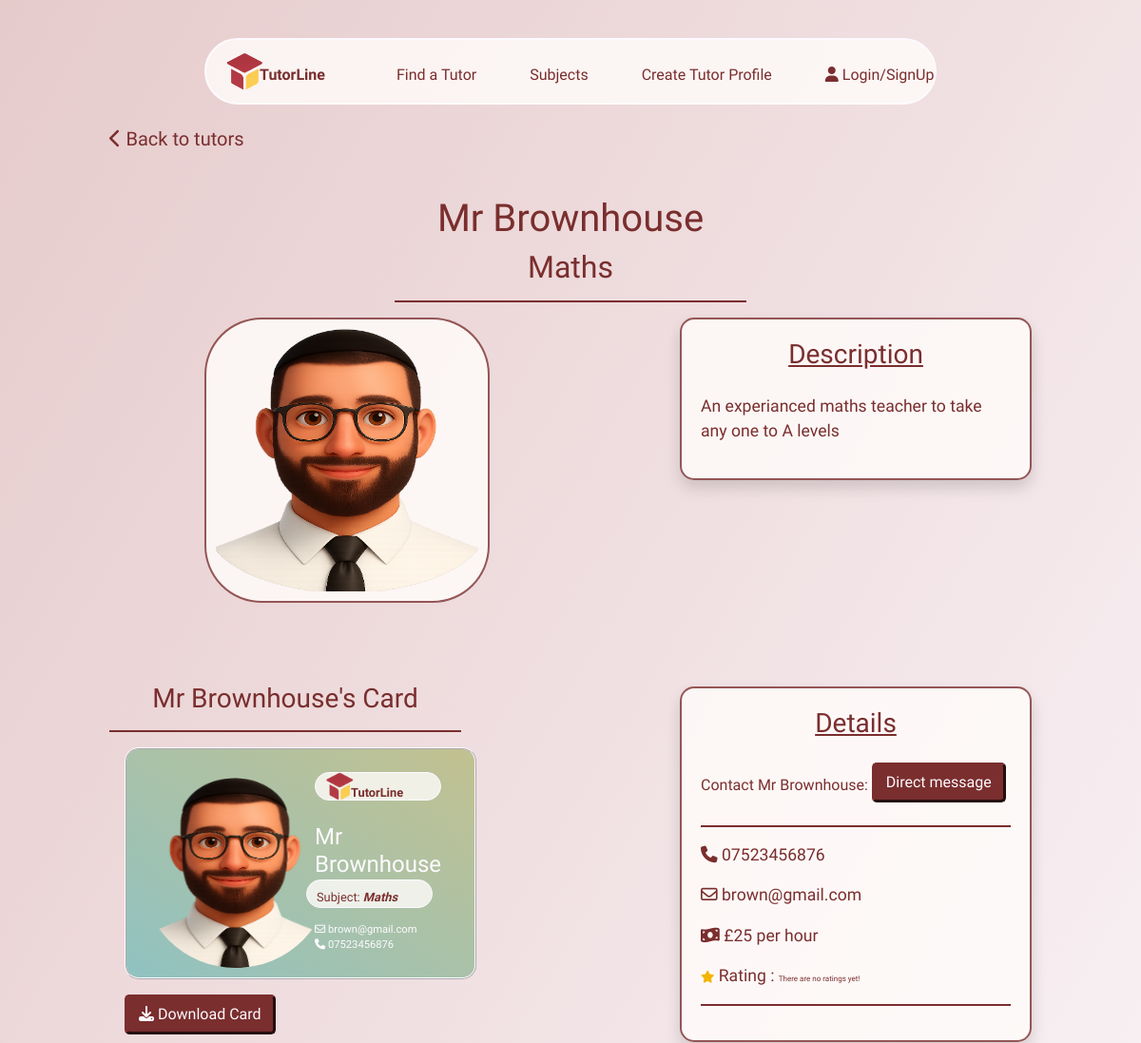
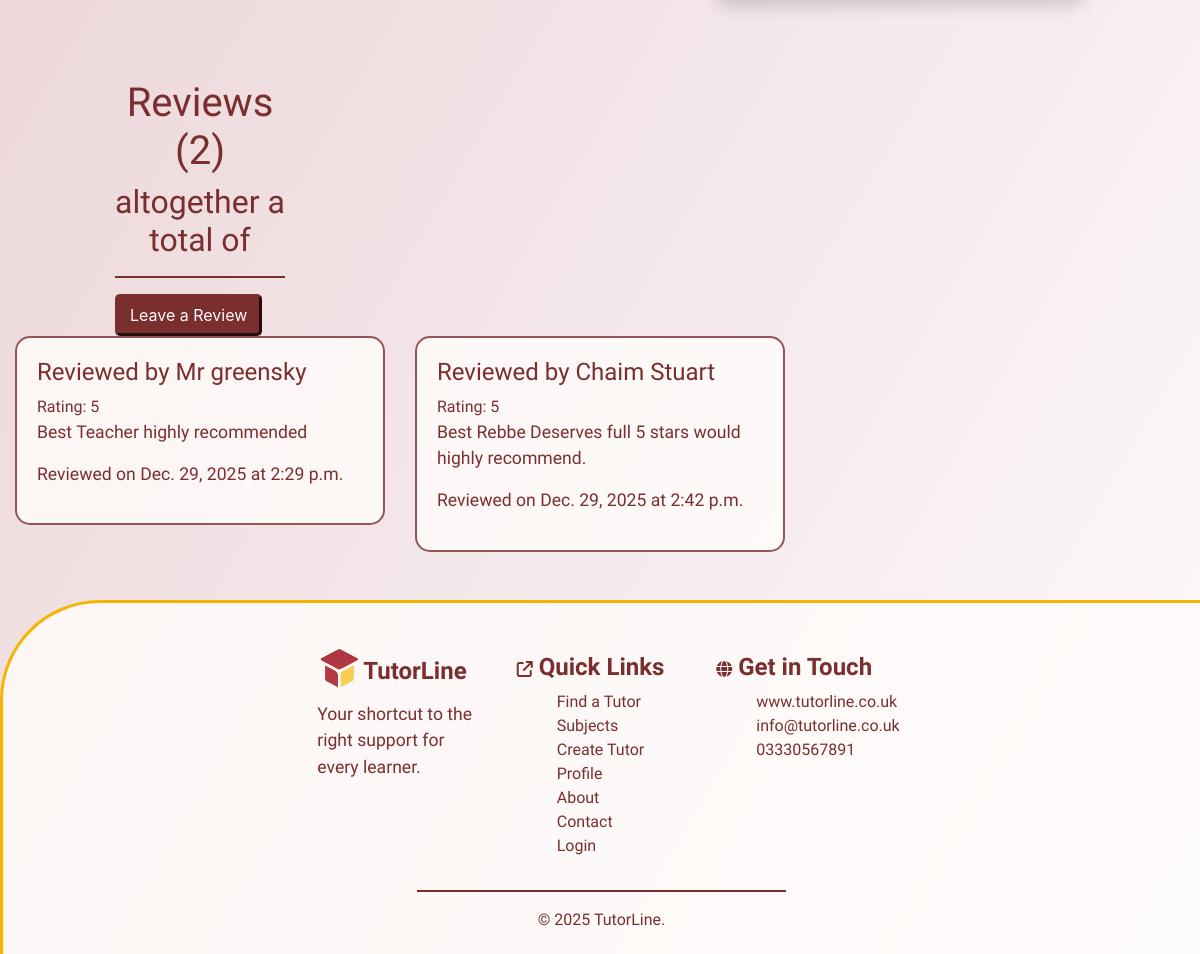
The app's page /tutors/8 with its own data (2 pictures, top to bottom).
### tutors/models.py (models this page shows, shortened)
class Tutors(models.Model):
    class Meta:
        verbose_name_plural = "Tutors"
    name = models.CharField(max_length=254)
    location = models.ForeignKey('Location', null=True, blank=True,
                                 on_delete=models.SET_NULL)
    category = models.ForeignKey('Category', null=True, blank=True,
                                 on_delete=models.SET_NULL)
    date_added = models.DateField(auto_now=True)
    subject = models.CharField(max_length=254)
    price = models.IntegerField()
    active = models.BooleanField(default=True)
    description = models.TextField()
    email = models.EmailField()
    phone = models.CharField(max_length=14)
    rating = models.IntegerField(default=0)
    image = models.ImageField(blank=True, null=True)
    is_male = models.BooleanField()
    color_1 = models.IntegerField(default=rand)
    color_2 = models.IntegerField(default=rand)
    color_3 = models.IntegerField(default=rand)

class Reviews(models.Model):
    class Meta:
        verbose_name_plural = "Reveiws"
    name = models.CharField(max_length=254)
    tutor = models.ForeignKey('Tutors', related_name='reviews',
                                on_delete=models.CASCADE)
    rating = models.IntegerField(default=0)
    review = models.TextField(blank=True, null=True)
    date = models.DateField(auto_now=True)
    time = models.TimeField(auto_now=True)

### tutors/views.py (the view)
# urls.py: path('<int:tutor_id>', views.tutor_details, name='tutor_details'),
def tutor_details(request, tutor_id):
    tutor = get_object_or_404(Tutors, pk=tutor_id)
    reviews = Reviews.objects.filter(tutor=tutor)
    template = 'tutors/tutor-details.html'
    context = {
        'tutor': tutor,
        'reviews': reviews,
        }
    return render(request, template, context)

### tutors/templates/tutors/tutor-details.html (shortened to what this page needs)
{% extends "base.html" %}
{% load static %}
{% block extracss%}
<link rel="stylesheet" href="{% static 'css/tutors.css' %}">
<link rel="stylesheet" href="{% static 'css/tutor-details.css' %}">
{% endblock %}
{% block content %}
<div class="container-fluid mt-4">
    <div class="row">
        <div class="col-1"></div>
        <div class="col-4">
            <h5><a href="{% url 'tutors' %}"><i class="fa-solid fa-chevron-left"></i> Back to tutors</a></h5>
        </div>
        <div class="col-7"></div>
    </div>
</div>
<div class="container-fluid">
    <div class="row">
        <div class="col-4"></div>
        <div class="col-4">
            <h1>{{ tutor.name }}</h1>
            <h2>{{ tutor.subject }}</h2>
            <hr>
        </div>
        <div class="col-4"></div>
    </div>
</div>
<section>
    <div class="container-fluid">
        <div class="row">
            <div class="col-2"></div>
            <div class="col-3">
                {% if tutor.image %}
                    <img src="{{ tutor.image.url }}" class="main-image"  alt="{{ tutor.name }}">
                {% else %}
                    {% if tutor.is_male == True %}
                        <img src="/media/placeholder_male2.png" class="main-image" alt="{{ tutor.name }}">
                    {% else %}
                        <img src="/media/placeholder_female.png" class="main-image"  alt="{{ tutor.name }}">
                    {% endif %}
                {% endif %}
            </div>
            <div class="col-2"></div>
            <div class="col-4">
                <div class="description shadow">
                    <h3 class="mb-4"><u>Description</u></h3>
                    <p>{{ tutor.description }}</p>
                </div>
            </div>
            <div class="col-1"></div>
        </div>
        <div class="row">
            <div class="col-1"></div>
            <div class="col-4">
                <h3 class="mt-3">{{ tutor.name }}'s Card</h3>
                <hr>
                <div class="row image-box mx-3"
                    style="background-image: linear-gradient(to bottom left, rgb({{ tutor.color_1 }}, {{ tutor.color_2 }}, {{ tutor.color_3 }}), rgb({{ tutor.color_3 }}, {{ tutor.color_1 }}, {{ tutor.color_2 }}))">
                    <div class="col-6">
                        {% if tutor.image %}
                        <img src="{{ tutor.image.url }}" class="tutor-image"  alt="{{ tutor.name }}">
                        {% else %}
                            {% if tutor.is_male == True %}
                            <img src="/media/placeholder_male2.png" class="tutor-image" alt="{{ tutor.name }}">
                            {% else %}
                            <img src="/media/placeholder_female.png" class="tutor-image"  alt="{{ tutor.name }}">
                            {% endif %}
                        {% endif %}
                    </div>
                    <div class="col-6 mt-1">
                        <h4 class="card-logo">
                            <img src="/media/logo.png" alt="logo" class="card-logo-image">
                            <span class="logo-text"><strong>TutorLine</strong></span>
                        </h4>
                        <h4 class="mt-4">{{ tutor.name }}</h4>
                        <h5 class="card-logo logo-text">Subject: <strong><em>{{ tutor.subject }}</em></strong></h5>
                        <div class="b-c-email"><i class="fa-regular fa-envelope"></i> {{ tutor.email }}</div>
                        <div class="b-c-email"><i class="fa-solid fa-phone"></i> {{ tutor.phone }}</div>
                    </div>
                </div>
                <button id="download-card" class="btn btn-btn mt-3 mx-3">
                    <i class="fa-solid fa-download"></i> Download Card
                </button>
            </div>
            <div class="col-2"></div>
            <div class="col-4">
                <div class="details shadow">
                    <h3 class="mb-4"><u>Details</u></h3>
                    <span>Contact {{ tutor.name }}: </span><button class="btn btn-btn mb-2"><a href="">Direct message</a></button>
                    <hr>
                    <p><i class="fa-solid fa-phone"></i><a href="tel:{{ tutor.phone }}"> {{ tutor.phone }}</a></p>
                    <p><i class="fa-regular fa-envelope"></i> <a href="mailto:{{ tutor.email }}">{{ tutor.email }}</a></p>
                    <p><i class="fa-solid fa-money-bill-wave"></i> £{{ tutor.price }} per hour</p>
                    <p>
                        <i class="fa-solid fa-star stars"></i> Rating : {% if tutor.rating == 0 %} <span class="no-rating">There are no ratings yet!</span>{% else %}{{ tutor.rating }}{% endif %}
                    </p>
                    <hr>
                </div>
            </div>
            <div class="col-1"></div>
        </div>
    </div>
</section>
<section>
    <div class="container-fluid">
        <div class="row">
            <div class="col-1"></div>
            <div class="col-2">
                <h1>Reviews ({{ reviews.count }})</h1>
                <h2> altogether a total of{{ total }}</h2>
                <hr>
                <button class="btn btn-btn"><a href="{% url 'review_tutor' tutor.id %}">Leave a Review</a></button>
            </div>
            <div class="col-9"></div>
        </div>
        <div class="row">
        {% if reviews %}
            {% for review in reviews %}
            <div class="col-4">
                <div class="review-box">
                    <h4>Reviewed by {{ review.name }}</h4>
                    <div>Rating: {{ review.rating }}</div>
                    <p>{{ review.review }}</p>
                    <p>Reviewed on {{ review.date }} at {{ review.time }}</p>
                </div>
            </div>
            {% endfor%}
        {% else %}
            <div class="col-4">
                <p>{{ tutor.name }} has no Reviews Yet</p>
                <p>Be the first to leave {% if tutor.is_male == True%} him{% else %}her{% endif %} a review.</p>
            </div>
        {% endif %}
        </div>
    </div>
</section>
{% endblock %}

### static/css/base.css (style rules this page uses)
:root { --light-clr:#fdfaff; --opaque:rgba(122, 46, 46, 0.8); --comp-opaque:rgba(122, 46, 46, 0); --drk-clr:#7a2e2e; --ylw-clr:#F4B400; --ylw-opaque:rgba(244, 180, 0, 0.6); --light-opaque:rgba(255, 253, 250, 0.8); --light-opaque-1:rgba(255, 253, 250, 0.6); --light-opaque-2:rgba(255, 253, 250, 0.4); --main-font:"Schibsted Grotesk", sans-serif; }
a { text-decoration: none !important; color: inherit !important; outline: none !important; text-underline-offset: 10px; }
hr { border:solid 0.5px var(--drk-clr) !important; }
html body { background-image: linear-gradient(to bottom right, #e6cbcb, var(--light-clr)); }

### static/css/buttons.css (style rules this page uses)
.btn-btn { color:var(--light-clr) !important; background-color: var(--drk-clr) !important; border: var(--drk-clr) outset 3px !important; border-radius: 5px !important; }

### static/css/tutors.css (style rules this page uses)
h1 { text-align: center; font-family: var(--main-font); color:var(--drk-clr); margin-top: 40px; }
.details { position: relative; top:20px; }
h3 { text-align: center; }
p { font-size: 1.1rem; }
.no-rating { font-size: 0.5rem; }
.stars { font-size: 0.8rem; color:var(--ylw-clr); }

### static/css/tutor-details.css (style rules this page uses)
h2, h3, h5 { color:var(--drk-clr); font-family: var(--main-font); }
h2, h3 { text-align: center; }
.main-image { height:300px; width:300px; border-radius: 20%; margin-bottom: 20px; padding:10px; background-color: var(--light-opaque); border:2px solid var(--opaque) }
.description, .details { background-color: var(--light-opaque); color:var(--drk-clr); font-family: var(--main-font); padding:20px; border: solid 2px var(--opaque); border-radius: 15px; }
.image-box { padding:20px; width:100%; border: solid 2px var(--light-clr); border-style: ridge; border-radius: 15px; font-family: var(--main-font); color: var(--light-clr); }
.tutor-image { height:200px; width:200px; border-radius: 50%; position: relative; top:10px; right:20px; }
.card-logo { height:30px; background-color: var(--light-opaque); padding:10px; border-radius: 9999px; border:solid var(--light-clr) 1px; }
.card-logo-image { height:30px; width:30px; position: relative; bottom:12px; }
.logo-text { color:var(--drk-clr); font-size: 0.8rem; position: relative; bottom:7px; right:9px }
.b-c-email { font-size: 0.7rem; overflow:hidden; }
#download-card { font-family: var(--main-font); }
.review-box { background-color: var(--light-opaque); border: solid 2px var(--opaque); border-radius: 15px; padding:20px; color:var(--drk-clr); font-family: var(--main-font); }

### records on screen
Tutors: name "Mr Brownhouse", subject "Maths", description "An experianced maths teacher to take any one to A levels", email "brown@gmail.com", phone "07523456876", price "25"
Reviews: name "Mr greensky", rating "5", review "Best Teacher highly recommended", date "Dec. 29, 2025", time "2:29 p.m."
Reviews: name "Chaim Stuart", rating "5", review "Best Rebbe Deserves full 5 stars would highly recommend.", date "Dec. 29, 2025", time "2:42 p.m."

### other values on screen
{{ reviews.count }} "2"
